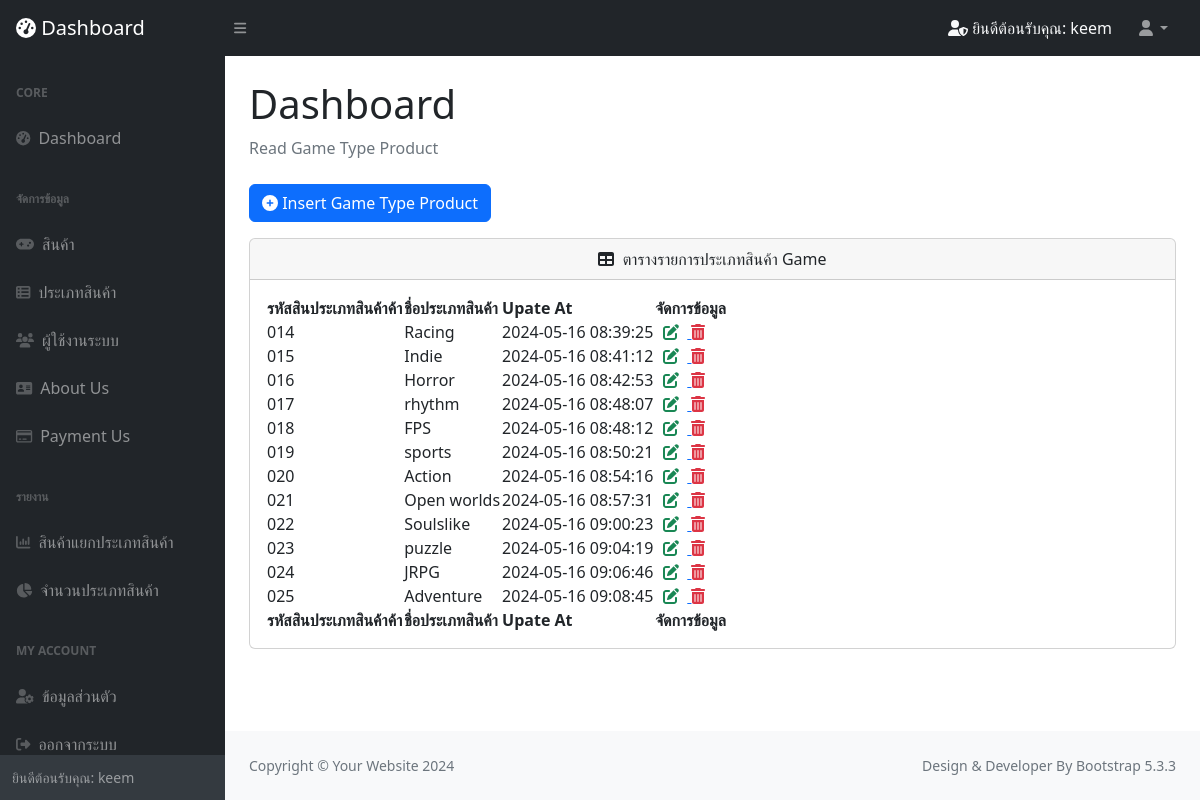
Page /security/read_type (signed in) on the committed database.
### tables this page shows
CREATE TABLE `user` (
  `user_id` int(100) UNSIGNED NOT NULL,
  `user_username` varchar(100) NOT NULL,
  `user_email` varchar(100) NOT NULL,
  `user_password` varchar(100) NOT NULL,
  `user_telephone` varchar(11) NOT NULL,
  `user_address` text NOT NULL,
  `user_status` enum('0','1') NOT NULL DEFAULT '0',
  `user_date` datetime NOT NULL
);

CREATE TABLE `typeproduct` (
  `typeproduct_id` int(3) UNSIGNED ZEROFILL NOT NULL,
  `typeproduct_name` varchar(100) NOT NULL,
  `typeproduct_date` datetime NOT NULL
);

### security/read_type.php (the view)
<html lang="en">
<head>
    <?php
    require 'session.php';
    require "../connection/connectdb.php";
    $sql_type = "SELECT * FROM typeproduct";
    $res_type = mysqli_query($dbcon, $sql_type);
    ?>
</head>
<body class="sb-nav-fixed">
    <?php require 'components/navbar.php'; ?>
    <div id="layoutSidenav_content">
        <main>
            <div class="container-fluid px-4">
                <h1 class="mt-4">Dashboard</h1>
                <ol class="breadcrumb mb-4">
                    <li class="breadcrumb-item active">Read Game Type Product</li>
                </ol>
                <a href="frm_type" class="btn btn-primary mb-3"><i class="fa-solid fa-circle-plus"> </i> Insert Game Type Product</a>
                <div class="card mb-4">
                    <div class="card-header">
                        <center>
                            <i class="fas fa-table me-1"></i>
                            ตารางรายการประเภทสินค้า Game
                        </center>
                    </div>
                    <div class="card-body">
                        <table id="datatablesSimple">
                            <thead>
                                <tr>
                                    <th>รหัสสินประเภทสินค้าค้า</th>
                                    <th>ชื่อประเภทสินค้า</th>
                                    <th>Upate At</th>
                                    <th>จัดการข้อมูล</th>
                                </tr>
                            </thead>
                            <tfoot>
                                <tr>
                                    <th>รหัสสินประเภทสินค้าค้า</th>
                                    <th>ชื่อประเภทสินค้า</th>
                                    <th>Upate At</th>
                                    <th>จัดการข้อมูล</th>
                                </tr>
                            </tfoot>
                            <tbody>
                                <?php
                                while ($row_type = mysqli_fetch_assoc($res_type)) {
                                ?>
                                    <tr>
                                        <td><?php echo $row_type['typeproduct_id']; ?></td>
                                        <td><?php echo $row_type['typeproduct_name']; ?></td>
                                        <td><?php echo $row_type['typeproduct_date']; ?></td>
                                        <td>
                                            <a href="frm_update_type?id=<?= $row_type['typeproduct_id']; ?>"><i class="fa-solid fa-pen-to-square text-success mx-2"></i> </a>
                                            <a href="delete_type?id=<?= $row_type['typeproduct_id']; ?>"><i class="fa-solid fa-trash-can text-danger"></i> </a>
                                        </td>
                                    </tr>
                                <?php } ?>
                            </tbody>
                        </table>
                    </div>
                </div>
            </div>
        </main>
        <?php require 'components/footer.php'; ?>
</body>
</html>

### security/components/navbar.php (shortened to what this page needs)
<nav class="sb-topnav navbar navbar-expand navbar-dark bg-dark">
    <a class="navbar-brand ps-3" href="index"><i class="fa-solid fa-gauge-high"> </i> Dashboard</a>
    <button class="btn btn-link btn-sm order-1 order-lg-0 me-4 me-lg-0" id="sidebarToggle" href="#!"><i class="fas fa-bars"></i></button>
    <form class="d-none d-md-inline-block form-inline ms-auto me-0 me-md-3 my-2 my-md-0 text-light">
        <i class="fa-solid fa-user-shield"></i> ยินดีต้อนรับคุณ: <?php echo "$s_user_username"; ?>
    </form>
    <ul class="navbar-nav ms-auto ms-md-0 me-3 me-lg-4">
        <li class="nav-item dropdown">
            <a class="nav-link dropdown-toggle" id="navbarDropdown" href="#" role="button" data-bs-toggle="dropdown" aria-expanded="false"><i class="fas fa-user fa-fw"></i></a>
        </li>
    </ul>
</nav>
<div id="layoutSidenav">
    <div id="layoutSidenav_nav">
        <nav class="sb-sidenav accordion sb-sidenav-dark" id="sidenavAccordion">
            <div class="sb-sidenav-menu">
                <div class="nav">
                    <div class="sb-sidenav-menu-heading">core</div>
                    <a class="nav-link" href="index">
                        <div class="sb-nav-link-icon"><i class="fa-solid fa-gauge-high"></i></div>
                        Dashboard
                    </a>
                    <div class="sb-sidenav-menu-heading">จัดการข้อมูล</div>
                    <a class="nav-link" href="read_product">
                        <div class="sb-nav-link-icon"><i class="fa-solid fa-gamepad"></i></div>
                        สินค้า
                    </a>
                    <a class="nav-link" href="read_type">
                        <div class="sb-nav-link-icon"><i class="fa-solid fa-table-list"></i></div>
                        ประเภทสินค้า
                    </a>
                    <a class="nav-link" href="read_user">
                        <div class="sb-nav-link-icon"><i class="fa-solid fa-users"></i></div>
                        ผู้ใช้งานระบบ
                    </a>
                    <a class="nav-link" href="read_about">
                        <div class="sb-nav-link-icon"><i class="fa-solid fa-address-card"></i></div>
                        About Us
                    </a>
                    <a class="nav-link" href="read_payment">
                        <div class="sb-nav-link-icon"><i class="fa-regular fa-credit-card"></i></div>
                        Payment Us
                    </a>
                    <div class="sb-sidenav-menu-heading">รายงาน</div>
                    <a class="nav-link" href="report_product_type">
                        <div class="sb-nav-link-icon"><i class="fa-solid fa-chart-column"></i></div>
                        สินค้าแยกประเภทสินค้า
                    </a>
                    <a class="nav-link" href="report_type">
                        <div class="sb-nav-link-icon"><i class="fa-solid fa-chart-pie"></i></div>
                        จำนวนประเภทสินค้า
                    </a>
                    <div class="sb-sidenav-menu-heading">My Account</div>
                    <a class="nav-link" href="read_account">
                        <div class="sb-nav-link-icon"><i class="fa-solid fa-user-gear"></i></div>
                        ข้อมูลส่วนตัว
                    </a>
                    <a class="nav-link" href="logout">
                        <div class="sb-nav-link-icon"><i class="fa-solid fa-right-from-bracket"></i></div>
                        ออกจากระบบ
                    </a>
                </div>
            </div>
            <div class="sb-sidenav-footer">
                <div class="small">ยินดีต้อนรับคุณ: <?php echo "$s_user_username"; ?></div>
            </div>
        </nav>
    </div>

### rows in the picture
user: user_username "keem"
typeproduct: typeproduct_id "014", typeproduct_name "Racing", typeproduct_date "2024-05-16 08:39:25"
typeproduct: typeproduct_id "015", typeproduct_name "Indie", typeproduct_date "2024-05-16 08:41:12"
typeproduct: typeproduct_id "016", typeproduct_name "Horror", typeproduct_date "2024-05-16 08:42:53"
typeproduct: typeproduct_id "017", typeproduct_name "rhythm", typeproduct_date "2024-05-16 08:48:07"
typeproduct: typeproduct_id "018", typeproduct_name "FPS", typeproduct_date "2024-05-16 08:48:12"
typeproduct: typeproduct_id "019", typeproduct_name "sports", typeproduct_date "2024-05-16 08:50:21"
typeproduct: typeproduct_id "020", typeproduct_name "Action", typeproduct_date "2024-05-16 08:54:16"
typeproduct: typeproduct_id "021", typeproduct_name "Open worlds", typeproduct_date "2024-05-16 08:57:31"
typeproduct: typeproduct_id "022", typeproduct_name "Soulslike", typeproduct_date "2024-05-16 09:00:23"
typeproduct: typeproduct_id "023", typeproduct_name "puzzle", typeproduct_date "2024-05-16 09:04:19"
typeproduct: typeproduct_id "024", typeproduct_name "JRPG", typeproduct_date "2024-05-16 09:06:46"
typeproduct: typeproduct_id "025", typeproduct_name "Adventure", typeproduct_date "2024-05-16 09:08:45"
